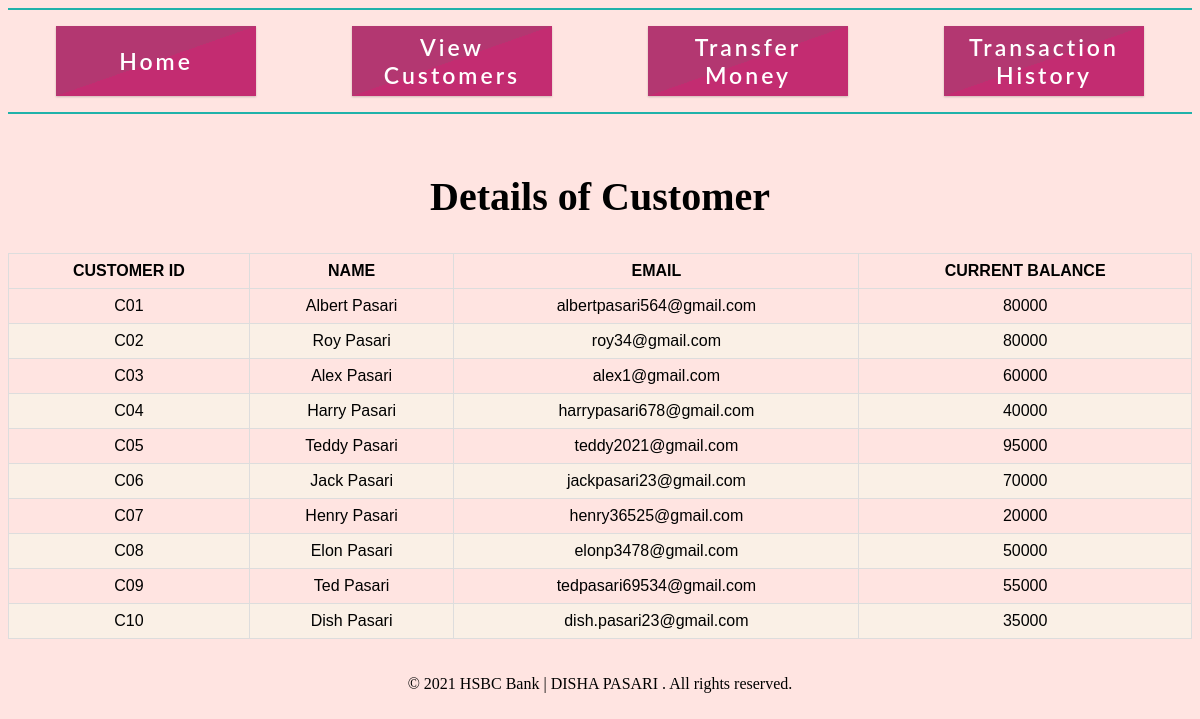
/Viewcust.php, run on the app's committed database.
### tables this page shows
CREATE TABLE `customers` (
  `C_ID` varchar(5) NOT NULL,
  `Name` varchar(30) NOT NULL,
  `Email` varchar(30) NOT NULL,
  `Balance` int(8) NOT NULL
);

### Viewcust.php (the view, shortened to what this page needs)
<?php
include 'connection.php';
$q="select * from customers";
$result=mysqli_query($con,$q);
?>
<html>
<head>
	<link rel = "stylesheet" type = "text/css" href = "Headerbutton.css">
</head>
<body style="background-color:mistyrose">
<hr style="border: 1px solid lightseagreen">
	<div align="center" style="top:0px">
		<table width="1316" align="center" class = "t">
			<tr>
				<td style = "text-align:center;border:0px"> <a href="index.php" target="frame"><button class = "btn2"> Home </button></a></td>
            	<td style = "text-align:center;border:0px"><a href="Viewcust.php" target="frame"><button class = "btn2">View Customers</button></a></td>
				<td style = "text-align:center;border:0px"><a href="Transfermoney.php" target="frame"><button class = "btn2">Transfer Money</button></a></td>
				<td style = "text-align:center;border:0px"><a href="Transachistory.php" target="frame"><button class = "btn2">Transaction History</button></a></td>
            </tr>
		</table>
	</div>
<hr style="border: 1px solid lightseagreen">
<br>
    <h2 align=center font-family=gabriola>Details of Customer</h2>
    <table class="flat-table flat-table-1" align=center>
		<thead>
			<th>CUSTOMER ID</th>
			<th>NAME</th>
			<th>EMAIL</th>
			<th>CURRENT BALANCE</th>
		</thead>
		<tbody>
		<tr align = center>
			<?php
				while($row=mysqli_fetch_array($result)){
			?>
			<td><?php echo  $row["C_ID"]; ?></td>
			<td><?php echo  $row["Name"]; ?></td>
			<td><?php echo  $row["Email"]; ?></td>
			<td><?php echo  $row["Balance"]; ?></td>
		<tr align = center>
	<?php }
	?>
		</tr>
		</tbody>
	</table>
	<br><br>
	<div class="footer">
	<center> <span style="font-family:verdana;">&copy;</span>  2021 HSBC Bank | DISHA PASARI . All rights reserved. </center>
</div>
</body>
</html>

### HeaderButton.css (style rules this page uses)
.btn2 { width:200px; height:70px; background: linear-gradient(to left top, #c32c71 50%, #b33771 50%); border-style: none; color:#fff; font-size: 23px; letter-spacing: 3px; font-family: 'Lato'; font-weight: 600; outline: none; cursor: pointer; position: relative; padding: 0px; overflow: hidden; transition: all .5s; box-shadow: 0px 1px 2px rgba(0,0,0,.2); }

### Viewcust.php (style rules this page uses)
table { font-family: arial, sans-serif; border-collapse: collapse; width: 100%; }
h2 { font-family: gabriola; font-size:40px; }
td, th { border: 1px solid #dddddd; text-align: center; padding: 8px; }
tr:nth-child(even) { background-color: linen; }

### data on the page
customers: C_ID "C01", Name "Albert Pasari", Email "albertpasari564@gmail.com", Balance "80000"
customers: C_ID "C02", Name "Roy Pasari", Email "roy34@gmail.com", Balance "80000"
customers: C_ID "C03", Name "Alex Pasari", Email "alex1@gmail.com", Balance "60000"
customers: C_ID "C04", Name "Harry Pasari", Email "harrypasari678@gmail.com", Balance "40000"
customers: C_ID "C05", Name "Teddy Pasari", Email "teddy2021@gmail.com", Balance "95000"
customers: C_ID "C06", Name "Jack Pasari", Email "jackpasari23@gmail.com", Balance "70000"
customers: C_ID "C07", Name "Henry Pasari", Email "henry36525@gmail.com", Balance "20000"
customers: C_ID "C08", Name "Elon Pasari", Email "elonp3478@gmail.com", Balance "50000"
customers: C_ID "C09", Name "Ted Pasari", Email "tedpasari69534@gmail.com", Balance "55000"
customers: C_ID "C10", Name "Dish Pasari", Email "dish.pasari23@gmail.com", Balance "35000"
